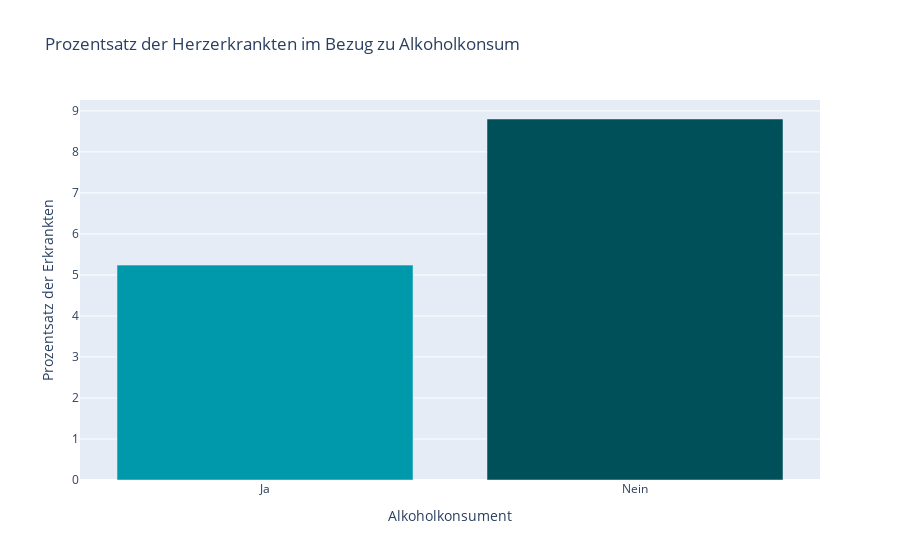

Here is the notebook cell this chart was saved with:
### Markdown cell above
### Alkoholkonsum

### Code cell
grouped_data = heart_data.groupby(['AlcoholDrinking', 'HeartDisease']).size().unstack(fill_value=0)

# Berechnen des Prozentsatzes der erkrankten Personen
grouped_data['Total'] = grouped_data.sum(axis=1)
grouped_data['Percent_Yes'] = grouped_data['Ja'] / grouped_data['Total'] * 100

# Visualisierung
fig = go.Figure()

fig.add_trace(go.Bar(
    x=grouped_data.index,
    y=grouped_data['Percent_Yes'],
    name='Erkrankte',
    marker_color=['#0099ab','#005059']
))

fig.update_layout(
    title='Prozentsatz der Herzerkrankten im Bezug zu Alkoholkonsum',
    xaxis=dict(title='Alkoholkonsument'),
    yaxis=dict(title='Prozentsatz der Erkrankten'),
    showlegend=False
)

fig.show()

### Figure 1 — Plotly figure (JSON) as saved in the notebook; plotly's stock layout.template omitted (floating-point values rounded to 4 significant figures)
{"data": [{"marker": {"color": ["#0099ab", "#005059"]}, "name": "Erkrankte", "type": "bar", "x": ["Ja", "Nein"], "y": [5.239, 8.802]}], "layout": {"showlegend": false, "title": {"text": "Prozentsatz der Herzerkrankten im Bezug zu Alkoholkonsum"}, "xaxis": {"title": {"text": "Alkoholkonsument"}}, "yaxis": {"title": {"text": "Prozentsatz der Erkrankten"}}}}
